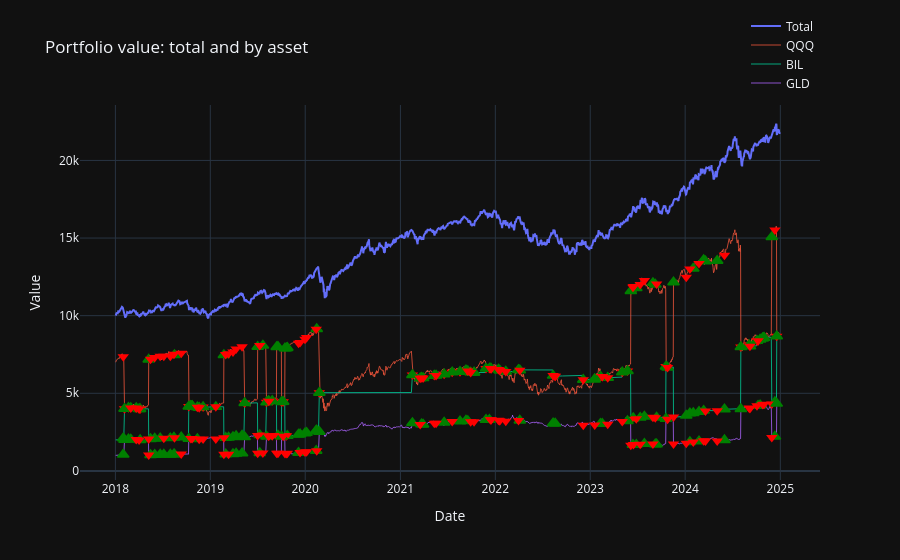

The notebook cell this image was saved under:
### Code cell
from tiportfolio.report import plot_portfolio_with_assets_interactive

fig = plot_portfolio_with_assets_interactive(result_vix_regime, mark_rebalances=True)
fig.show()
